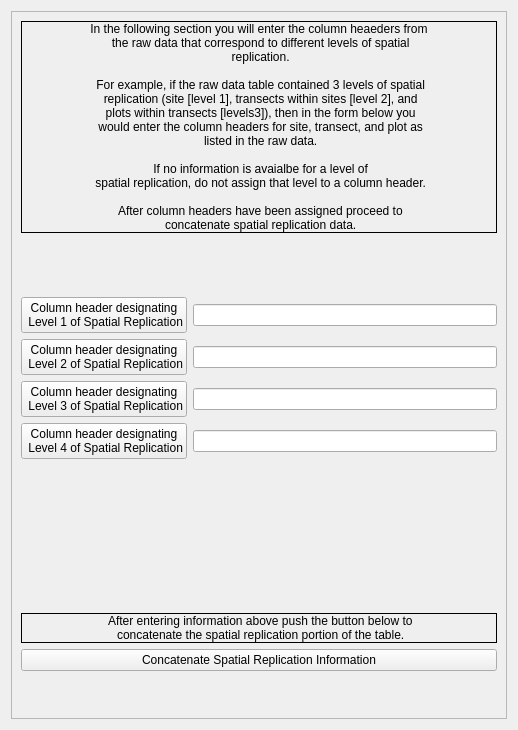
      <widget class="QWidget" name="tabSptRep">
       <attribute name="title">
        <string>Spatial Replication Scheme</string>
       </attribute>
       <layout class="QVBoxLayout" name="verticalLayout_27">
        <item>
         <widget class="QFrame" name="frmSptRepAll">
          <property name="frameShape">
           <enum>QFrame::StyledPanel</enum>
          </property>
          <property name="frameShadow">
           <enum>QFrame::Sunken</enum>
          </property>
          <layout class="QVBoxLayout" name="verticalLayout_29">
           <item>
            <layout class="QVBoxLayout" name="verticalLayout_28">
             <item>
              <widget class="QLabel" name="labSptRepInstruct">
               <property name="frameShape">
                <enum>QFrame::Box</enum>
               </property>
               <property name="text">
                <string>In the following section you will enter the column heaeders from 
 the raw data that correspond to different levels of spatial 
 replication. 

 For example, if the raw data table contained 3 levels of spatial 
 replication (site [level 1], transects within sites [level 2], and 
 plots within transects [levels3]), then in the form below you
 would enter the column headers for site, transect, and plot as
 listed in the raw data.

 If no information is avaialbe for a level of 
 spatial replication, do not assign that level to a column header.

 After column headers have been assigned proceed to 
 concatenate spatial replication data.</string>
               </property>
               <property name="alignment">
                <set>Qt::AlignCenter</set>
               </property>
              </widget>
             </item>
             <item>
              <spacer name="SptRepVSpacer2">
               <property name="orientation">
                <enum>Qt::Vertical</enum>
               </property>
               <property name="sizeHint" stdset="0">
                <size>
                 <width>468</width>
                 <height>58</height>
                </size>
               </property>
              </spacer>
             </item>
             <item>
              <layout class="QGridLayout" name="laySptRepConvertAll">
               <item row="3" column="0">
                <widget class="QPushButton" name="btnSptRepCol3">
                 <property name="text">
                  <string>Column header designating 
 Level 3 of Spatial Replication</string>
                 </property>
                </widget>
               </item>
               <item row="1" column="0">
                <widget class="QPushButton" name="btnSptRepCol2">
                 <property name="text">
                  <string>Column header designating 
 Level 2 of Spatial Replication</string>
                 </property>
                </widget>
               </item>
               <item row="3" column="1">
                <widget class="QLineEdit" name="lnedSptRepCol3"/>
               </item>
               <item row="1" column="1">
                <widget class="QLineEdit" name="lnedSptRepCol2"/>
               </item>
               <item row="4" column="1">
                <widget class="QLineEdit" name="lnedSptRepCol4"/>
               </item>
               <item row="4" column="0">
                <widget class="QPushButton" name="btnSptRepCol4">
                 <property name="text">
                  <string>Column header designating 
 Level 4 of Spatial Replication</string>
                 </property>
                </widget>
               </item>
               <item row="0" column="1">
                <widget class="QLineEdit" name="lnedSptRepCol1"/>
               </item>
               <item row="0" column="0">
                <widget class="QPushButton" name="btnSptRepCol1">
                 <property name="text">
                  <string>Column header designating 
 Level 1 of Spatial Replication</string>
                 </property>
                </widget>
               </item>
              </layout>
             </item>
             <item>
              <spacer name="SptRepVSpacer1">
               <property name="orientation">
                <enum>Qt::Vertical</enum>
               </property>
               <property name="sizeHint" stdset="0">
                <size>
                 <width>476</width>
                 <height>148</height>
                </size>
               </property>
              </spacer>
             </item>
             <item>
              <layout class="QVBoxLayout" name="laySptRepConcatV">
               <item>
                <widget class="QLabel" name="labSptRepConcat">
                 <property name="frameShape">
                  <enum>QFrame::Box</enum>
                 </property>
                 <property name="text">
                  <string> After entering information above push the button below to 
 concatenate the spatial replication portion of the table.</string>
                 </property>
                 <property name="alignment">
                  <set>Qt::AlignCenter</set>
                 </property>
                </widget>
               </item>
               <item>
                <widget class="QPushButton" name="btnSptRepConcat">
                 <property name="text">
                  <string>Concatenate Spatial Replication Information</string>
                 </property>
                </widget>
               </item>
              </layout>
             </item>
             <item>
              <spacer name="SptRepVSpacer3">
               <property name="orientation">
                <enum>Qt::Vertical</enum>
               </property>
               <property name="sizeHint" stdset="0">
                <size>
                 <width>476</width>
                 <height>38</height>
                </size>
               </property>
              </spacer>
             </item>
            </layout>
           </item>
          </layout>
         </widget>
        </item>
       </layout>
      </widget>
